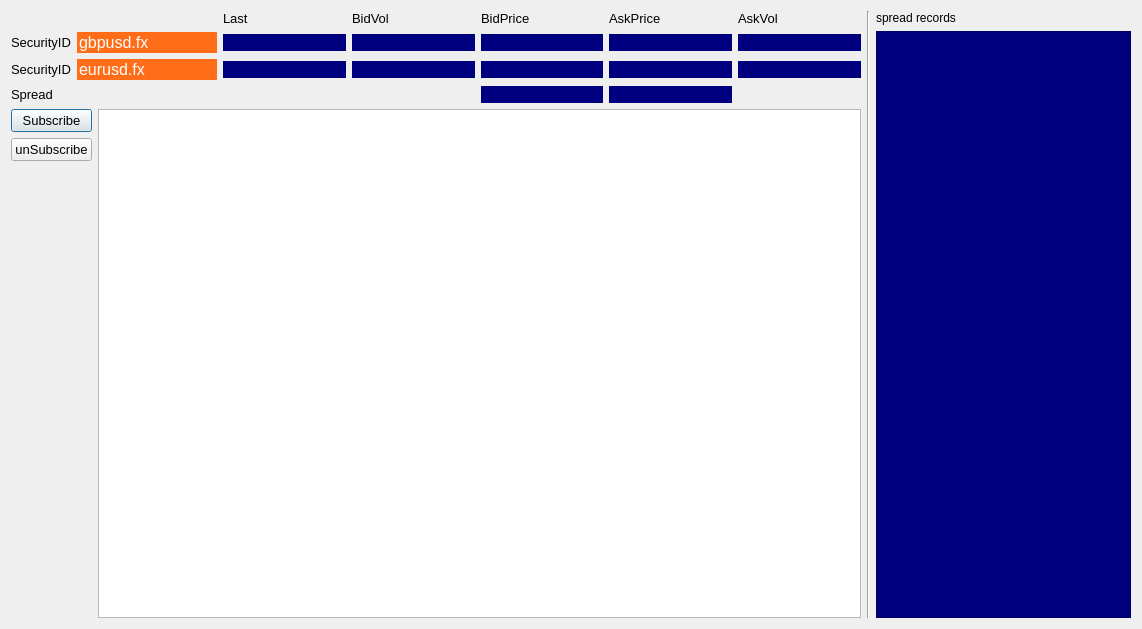
<?xml version="1.0" encoding="UTF-8"?>
<ui version="4.0">
 <class>Dialog</class>
 <widget class="QDialog" name="Dialog">
  <property name="geometry">
   <rect>
    <x>0</x>
    <y>0</y>
    <width>1142</width>
    <height>629</height>
   </rect>
  </property>
  <property name="windowTitle">
   <string>Dialog</string>
  </property>
  <layout class="QHBoxLayout" name="horizontalLayout_2">
   <item>
    <layout class="QGridLayout" name="gridLayout_2">
     <item row="0" column="0">
      <layout class="QGridLayout" name="gridLayout">
       <item row="1" column="3">
        <widget class="QLineEdit" name="bidvol1Edit">
         <property name="enabled">
          <bool>true</bool>
         </property>
         <property name="font">
          <font>
           <family>Arial</family>
           <pointsize>10</pointsize>
           <weight>50</weight>
           <bold>false</bold>
          </font>
         </property>
         <property name="styleSheet">
          <string notr="true">color: rgb(255, 255, 255);
background-color: rgb(0, 0, 127);</string>
         </property>
         <property name="frame">
          <bool>false</bool>
         </property>
        </widget>
       </item>
       <item row="1" column="0">
        <widget class="QLabel" name="label1">
         <property name="font">
          <font>
           <family>Arial</family>
           <pointsize>10</pointsize>
          </font>
         </property>
         <property name="text">
          <string>SecurityID</string>
         </property>
         <property name="buddy">
          <cstring>sec1Edit</cstring>
         </property>
        </widget>
       </item>
       <item row="2" column="1">
        <widget class="QLineEdit" name="sec2Edit">
         <property name="font">
          <font>
           <family>Arial</family>
           <pointsize>12</pointsize>
          </font>
         </property>
         <property name="styleSheet">
          <string notr="true">background-color: rgb(255, 109, 24);
color: rgb(255, 255, 255);</string>
         </property>
         <property name="text">
          <string>eurusd.fx</string>
         </property>
         <property name="frame">
          <bool>false</bool>
         </property>
        </widget>
       </item>
       <item row="0" column="6">
        <widget class="QLabel" name="label7">
         <property name="font">
          <font>
           <family>Arial</family>
           <pointsize>10</pointsize>
          </font>
         </property>
         <property name="text">
          <string>AskVol</string>
         </property>
        </widget>
       </item>
       <item row="2" column="4">
        <widget class="QLineEdit" name="bid2Edit">
         <property name="enabled">
          <bool>true</bool>
         </property>
         <property name="font">
          <font>
           <family>Arial</family>
           <pointsize>10</pointsize>
           <weight>50</weight>
           <bold>false</bold>
          </font>
         </property>
         <property name="styleSheet">
          <string notr="true">color: rgb(255, 255, 255);
background-color: rgb(0, 0, 127);</string>
         </property>
         <property name="frame">
          <bool>false</bool>
         </property>
        </widget>
       </item>
       <item row="0" column="5">
        <widget class="QLabel" name="label6">
         <property name="font">
          <font>
           <family>Arial</family>
           <pointsize>10</pointsize>
          </font>
         </property>
         <property name="text">
          <string>AskPrice</string>
         </property>
        </widget>
       </item>
       <item row="3" column="5">
        <widget class="QLineEdit" name="spread2Edit">
         <property name="enabled">
          <bool>false</bool>
         </property>
         <property name="font">
          <font>
           <family>Arial</family>
           <pointsize>10</pointsize>
           <weight>50</weight>
           <bold>false</bold>
          </font>
         </property>
         <property name="styleSheet">
          <string notr="true">color: rgb(255, 255, 255);
background-color: rgb(0, 0, 127);</string>
         </property>
         <property name="frame">
          <bool>false</bool>
         </property>
        </widget>
       </item>
       <item row="1" column="5">
        <widget class="QLineEdit" name="ask1Edit">
         <property name="enabled">
          <bool>true</bool>
         </property>
         <property name="font">
          <font>
           <family>Arial</family>
           <pointsize>10</pointsize>
           <weight>50</weight>
           <bold>false</bold>
          </font>
         </property>
         <property name="styleSheet">
          <string notr="true">color: rgb(255, 255, 255);
background-color: rgb(0, 0, 127);</string>
         </property>
         <property name="frame">
          <bool>false</bool>
         </property>
        </widget>
       </item>
       <item row="1" column="6">
        <widget class="QLineEdit" name="askvol1Edit">
         <property name="enabled">
          <bool>true</bool>
         </property>
         <property name="font">
          <font>
           <family>Arial</family>
           <pointsize>10</pointsize>
           <weight>50</weight>
           <bold>false</bold>
          </font>
         </property>
         <property name="styleSheet">
          <string notr="true">color: rgb(255, 255, 255);
background-color: rgb(0, 0, 127);</string>
         </property>
         <property name="text">
          <string/>
         </property>
         <property name="frame">
          <bool>false</bool>
         </property>
        </widget>
       </item>
       <item row="2" column="2">
        <widget class="QLineEdit" name="last2Edit">
         <property name="enabled">
          <bool>true</bool>
         </property>
         <property name="font">
          <font>
           <family>Arial</family>
           <pointsize>10</pointsize>
           <weight>50</weight>
           <bold>false</bold>
          </font>
         </property>
         <property name="styleSheet">
          <string notr="true">color: rgb(255, 255, 255);
background-color: rgb(0, 0, 127);</string>
         </property>
         <property name="frame">
          <bool>false</bool>
         </property>
        </widget>
       </item>
       <item row="3" column="4">
        <widget class="QLineEdit" name="spread1Edit">
         <property name="enabled">
          <bool>false</bool>
         </property>
         <property name="font">
          <font>
           <family>Arial</family>
           <pointsize>10</pointsize>
           <weight>50</weight>
           <bold>false</bold>
          </font>
         </property>
         <property name="styleSheet">
          <string notr="true">color: rgb(255, 255, 255);
background-color: rgb(0, 0, 127);</string>
         </property>
         <property name="frame">
          <bool>false</bool>
         </property>
        </widget>
       </item>
       <item row="0" column="4">
        <widget class="QLabel" name="label5">
         <property name="font">
          <font>
           <family>Arial</family>
           <pointsize>10</pointsize>
          </font>
         </property>
         <property name="text">
          <string>BidPrice</string>
         </property>
        </widget>
       </item>
       <item row="2" column="6">
        <widget class="QLineEdit" name="askvol2Edit">
         <property name="enabled">
          <bool>true</bool>
         </property>
         <property name="font">
          <font>
           <family>Arial</family>
           <pointsize>10</pointsize>
           <weight>50</weight>
           <bold>false</bold>
          </font>
         </property>
         <property name="styleSheet">
          <string notr="true">color: rgb(255, 255, 255);
background-color: rgb(0, 0, 127);</string>
         </property>
         <property name="frame">
          <bool>false</bool>
         </property>
        </widget>
       </item>
       <item row="1" column="4">
        <widget class="QLineEdit" name="bid1Edit">
         <property name="enabled">
          <bool>true</bool>
         </property>
         <property name="font">
          <font>
           <family>Arial</family>
           <pointsize>10</pointsize>
           <weight>50</weight>
           <bold>false</bold>
          </font>
         </property>
         <property name="styleSheet">
          <string notr="true">color: rgb(255, 255, 255);
background-color: rgb(0, 0, 127);</string>
         </property>
         <property name="frame">
          <bool>false</bool>
         </property>
        </widget>
       </item>
       <item row="1" column="2">
        <widget class="QLineEdit" name="last1Edit">
         <property name="enabled">
          <bool>true</bool>
         </property>
         <property name="font">
          <font>
           <family>Arial</family>
           <pointsize>10</pointsize>
           <weight>50</weight>
           <bold>false</bold>
          </font>
         </property>
         <property name="styleSheet">
          <string notr="true">color: rgb(255, 255, 255);
background-color: rgb(0, 0, 127);</string>
         </property>
         <property name="frame">
          <bool>false</bool>
         </property>
         <property name="readOnly">
          <bool>true</bool>
         </property>
        </widget>
       </item>
       <item row="2" column="0">
        <widget class="QLabel" name="label2">
         <property name="font">
          <font>
           <family>Arial</family>
           <pointsize>10</pointsize>
          </font>
         </property>
         <property name="text">
          <string>SecurityID</string>
         </property>
         <property name="buddy">
          <cstring>sec2Edit</cstring>
         </property>
        </widget>
       </item>
       <item row="1" column="1">
        <widget class="QLineEdit" name="sec1Edit">
         <property name="font">
          <font>
           <family>Arial</family>
           <pointsize>12</pointsize>
          </font>
         </property>
         <property name="styleSheet">
          <string notr="true">background-color: rgb(255, 109, 24);
color: rgb(255, 255, 255);</string>
         </property>
         <property name="text">
          <string>gbpusd.fx</string>
         </property>
         <property name="frame">
          <bool>false</bool>
         </property>
        </widget>
       </item>
       <item row="0" column="3">
        <widget class="QLabel" name="label4">
         <property name="font">
          <font>
           <family>Arial</family>
           <pointsize>10</pointsize>
          </font>
         </property>
         <property name="text">
          <string>BidVol</string>
         </property>
        </widget>
       </item>
       <item row="3" column="0" colspan="2">
        <widget class="QLabel" name="label8">
         <property name="font">
          <font>
           <family>Arial</family>
           <pointsize>10</pointsize>
          </font>
         </property>
         <property name="text">
          <string>Spread</string>
         </property>
        </widget>
       </item>
       <item row="0" column="2">
        <widget class="QLabel" name="label3">
         <property name="font">
          <font>
           <family>Arial</family>
           <pointsize>10</pointsize>
          </font>
         </property>
         <property name="text">
          <string>Last</string>
         </property>
        </widget>
       </item>
       <item row="2" column="5">
        <widget class="QLineEdit" name="ask2Edit">
         <property name="enabled">
          <bool>true</bool>
         </property>
         <property name="font">
          <font>
           <family>Arial</family>
           <pointsize>10</pointsize>
           <weight>50</weight>
           <bold>false</bold>
          </font>
         </property>
         <property name="styleSheet">
          <string notr="true">color: rgb(255, 255, 255);
background-color: rgb(0, 0, 127);</string>
         </property>
         <property name="frame">
          <bool>false</bool>
         </property>
        </widget>
       </item>
       <item row="2" column="3">
        <widget class="QLineEdit" name="bidvol2Edit">
         <property name="enabled">
          <bool>true</bool>
         </property>
         <property name="font">
          <font>
           <family>Arial</family>
           <pointsize>10</pointsize>
           <weight>50</weight>
           <bold>false</bold>
          </font>
         </property>
         <property name="styleSheet">
          <string notr="true">color: rgb(255, 255, 255);
background-color: rgb(0, 0, 127);</string>
         </property>
         <property name="frame">
          <bool>false</bool>
         </property>
        </widget>
       </item>
      </layout>
     </item>
     <item row="1" column="0">
      <layout class="QHBoxLayout" name="horizontalLayout">
       <item>
        <layout class="QVBoxLayout" name="verticalLayout_3">
         <item>
          <layout class="QVBoxLayout" name="verticalLayout">
           <item>
            <widget class="QPushButton" name="subscribeButton">
             <property name="font">
              <font>
               <family>Arial</family>
               <pointsize>10</pointsize>
              </font>
             </property>
             <property name="text">
              <string>Subscribe</string>
             </property>
            </widget>
           </item>
           <item>
            <widget class="QPushButton" name="cancelButton">
             <property name="font">
              <font>
               <family>Arial</family>
               <pointsize>10</pointsize>
              </font>
             </property>
             <property name="text">
              <string>unSubscribe</string>
             </property>
            </widget>
           </item>
          </layout>
         </item>
         <item>
          <spacer name="verticalSpacer">
           <property name="orientation">
            <enum>Qt::Vertical</enum>
           </property>
           <property name="sizeHint" stdset="0">
            <size>
             <width>20</width>
             <height>268</height>
            </size>
           </property>
          </spacer>
         </item>
        </layout>
       </item>
       <item>
        <widget class="QGraphicsView" name="graphicsView"/>
       </item>
      </layout>
     </item>
    </layout>
   </item>
   <item>
    <widget class="Line" name="line_2">
     <property name="orientation">
      <enum>Qt::Vertical</enum>
     </property>
    </widget>
   </item>
   <item>
    <layout class="QVBoxLayout" name="verticalLayout_2">
     <item>
      <widget class="QLabel" name="label9">
       <property name="text">
        <string>spread records</string>
       </property>
      </widget>
     </item>
     <item>
      <widget class="QTextBrowser" name="textBrowser">
       <property name="font">
        <font>
         <family>Arial</family>
        </font>
       </property>
       <property name="styleSheet">
        <string notr="true">background-color: rgb(0, 0, 127);
color: rgb(255, 255, 255);</string>
       </property>
      </widget>
     </item>
    </layout>
   </item>
  </layout>
 </widget>
 <tabstops>
  <tabstop>sec1Edit</tabstop>
  <tabstop>sec2Edit</tabstop>
  <tabstop>subscribeButton</tabstop>
  <tabstop>cancelButton</tabstop>
  <tabstop>graphicsView</tabstop>
  <tabstop>textBrowser</tabstop>
  <tabstop>last1Edit</tabstop>
  <tabstop>last2Edit</tabstop>
  <tabstop>bidvol1Edit</tabstop>
  <tabstop>bidvol2Edit</tabstop>
  <tabstop>bid1Edit</tabstop>
  <tabstop>bid2Edit</tabstop>
  <tabstop>ask1Edit</tabstop>
  <tabstop>ask2Edit</tabstop>
  <tabstop>askvol1Edit</tabstop>
  <tabstop>askvol2Edit</tabstop>
  <tabstop>spread1Edit</tabstop>
  <tabstop>spread2Edit</tabstop>
 </tabstops>
 <resources/>
 <connections/>
</ui>
